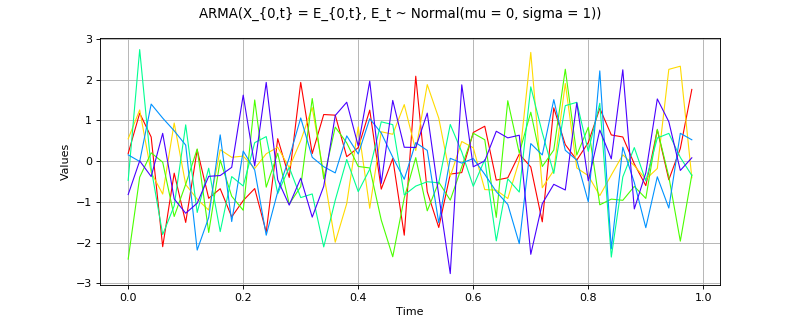

This chart was generated by the following Python code:
import openturns as ot
from matplotlib import pyplot as plt
from openturns.viewer import View
if ot.ARMA().__class__.__name__ == 'Process':
    # default to Gaussian for the interface class
    process = ot.GaussianProcess()
else:
    process = ot.ARMA()
process.setTimeGrid(ot.RegularGrid(0.0, 0.02, 50))
process.setDescription(['$x$'])
sample = process.getSample(6)
sample_graph = sample.drawMarginal(0)
sample_graph.setTitle(str(process))

fig = plt.figure(figsize=(10, 4))
sample_axis = fig.add_subplot(111)
View(sample_graph, figure=fig, axes=[sample_axis], add_legend=False)
